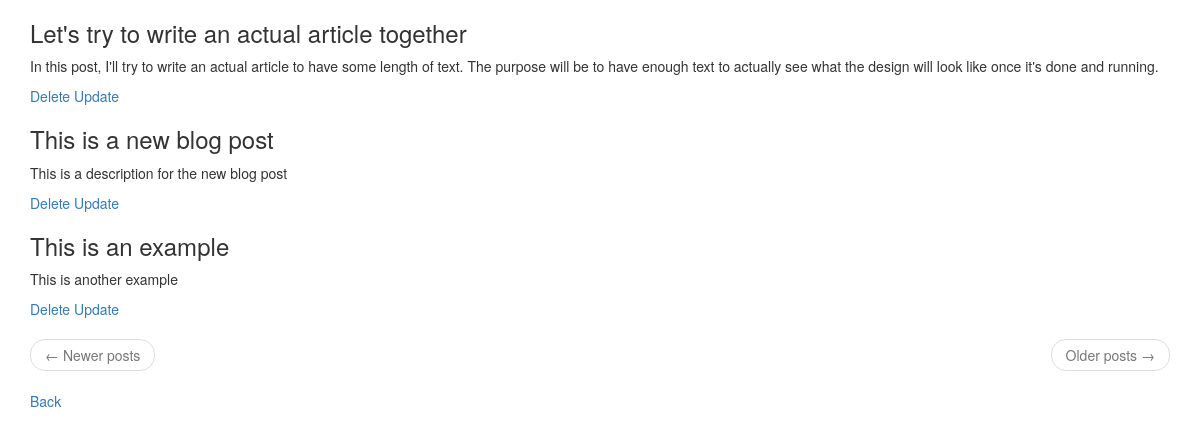
/all_posts (signed in), run on the app's committed database.
### app/models.py (models this page shows, shortened)
class Post(db.Model):
    id = db.Column(db.Integer, primary_key = True)
    title = db.Column(db.String(80), unique = True)
    description = db.Column(db.String(140))
    body = db.Column(db.String)
    timestamp = db.Column(db.DateTime, default = datetime.utcnow)
    comments = db.relationship('Comment', backref='comments', lazy='dynamic')
    user_id = db.Column(db.Integer, db.ForeignKey('user.id'))

### app/routes.py (the view)
@app.route('/all_posts')
@login_required
def all_posts(): #In dashboard, display all blog posts with pagination and update/delete options
    page = request.args.get('page', 1, type=int)
    posts = Post.query.order_by(Post.timestamp.desc()).paginate(
        page, app.config['POSTS_PER_PAGE'], False)
    next_url = url_for('all_posts', page=posts.next_num) if posts.has_next else None
    prev_url = url_for('all_posts', page=posts.prev_num) if posts.has_prev else None
    return render_template('all_posts.html', title='All posts', posts=posts.items,
        next_url=next_url, prev_url=prev_url)

### app/models.py (called while the page is built)
@login.user_loader
def load_user(id):
    return User.query.get(id)

### app/routes.py (called while the page is built)
@app.before_request #Update database for each new visit. Problem: takes in account my own visits
def before_request():
        visits = Stats.query.filter_by(day_visits = date.today()).first()
        if visits is None:
            new_day_visits = Stats()
            db.session.add(new_day_visits)
            db.session.commit()
        else:
            visits.visits += 1
            db.session.commit()

### app/templates/all_posts.html
{% extends 'base_dashboard.html' %}
{% block app_content %}
<div class='container'>
    {% for post in posts%}
    {% include '_post_dashboard.html' %}
    {% endfor %}
    <nav aria-label="...">
        <ul class="pager">
            <li class="previous{% if not prev_url %} disabled{% endif %}">
                <a href="{{ prev_url or '#' }}">
                    <span aria-hidden="true">&larr;</span> Newer posts
                </a>
            </li>
            <li class="next{% if not next_url %} disabled{% endif %}">
                <a href="{{ next_url or '#' }}">
                    Older posts <span aria-hidden="true">&rarr;</span>
                </a>
            </li>
        </ul>
    </nav>
    <a href="{{ url_for('dashboard') }}">Back</a>
</div>
{% endblock %}

### app/templates/_post_dashboard.html
<div class="card" style="width: 100%;">
  <div class="card-body">
    <h3 class="card-title">{{ post.title }}</h3>
    <p class="card-text">{{ post.description }}</p>
  </div>
</div>
<a href="{{ url_for('delete_post', id=post.id) }}">Delete</a>
<a href="{{ url_for('update', id=post.id) }}">Update</a>

### data on the page
Post: title "Let's try to write an actual article together", description "In this post, I'll try to write an actual article to have some length of text. The purpose will be to have enough text to actually see what the design will look like once it's done and running."
Post: title "This is a new blog post", description "This is a description for the new blog post"
Post: title "This is an example", description "This is another example"
